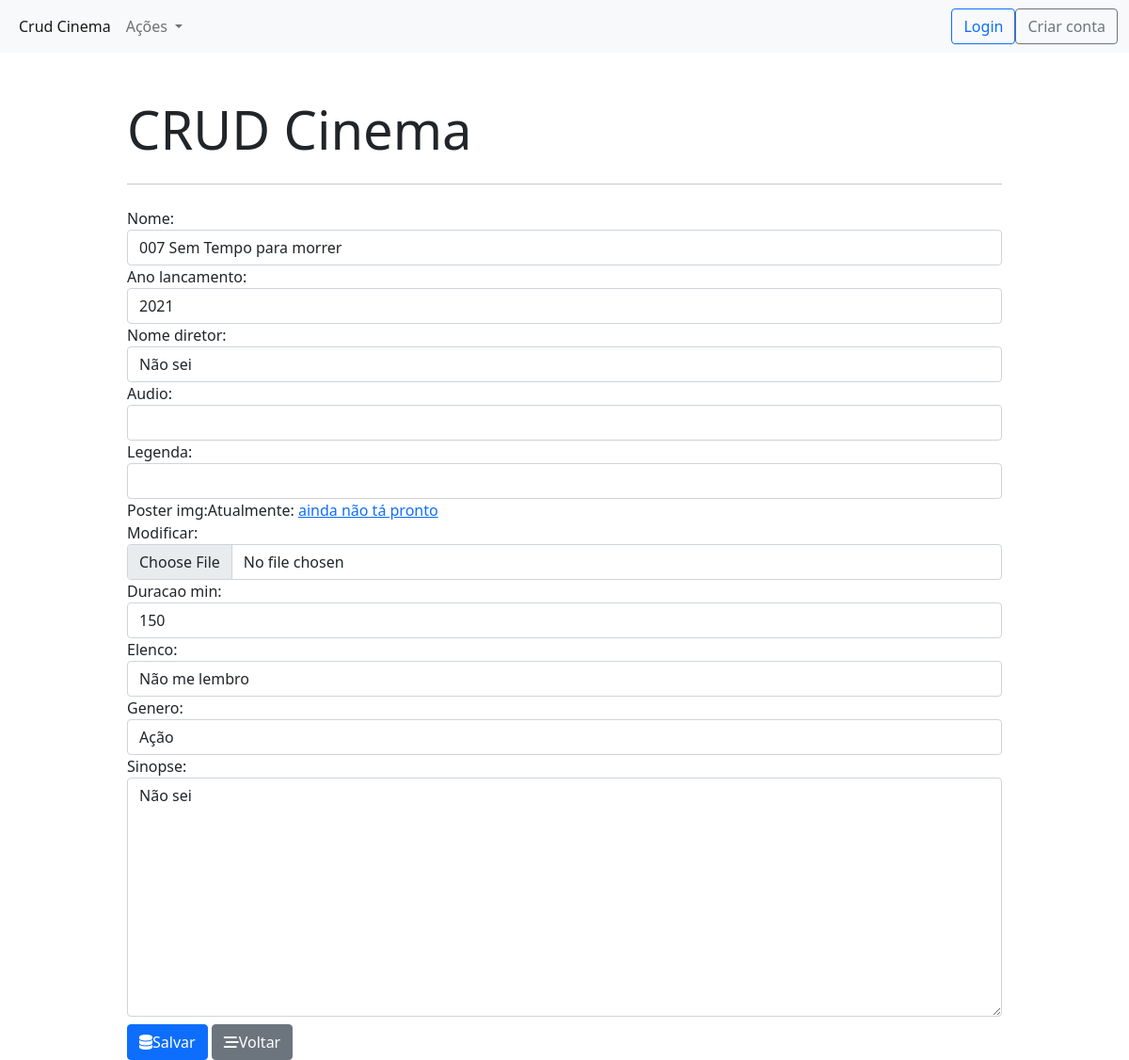
The page /filme/1/ on the database as committed earlier.
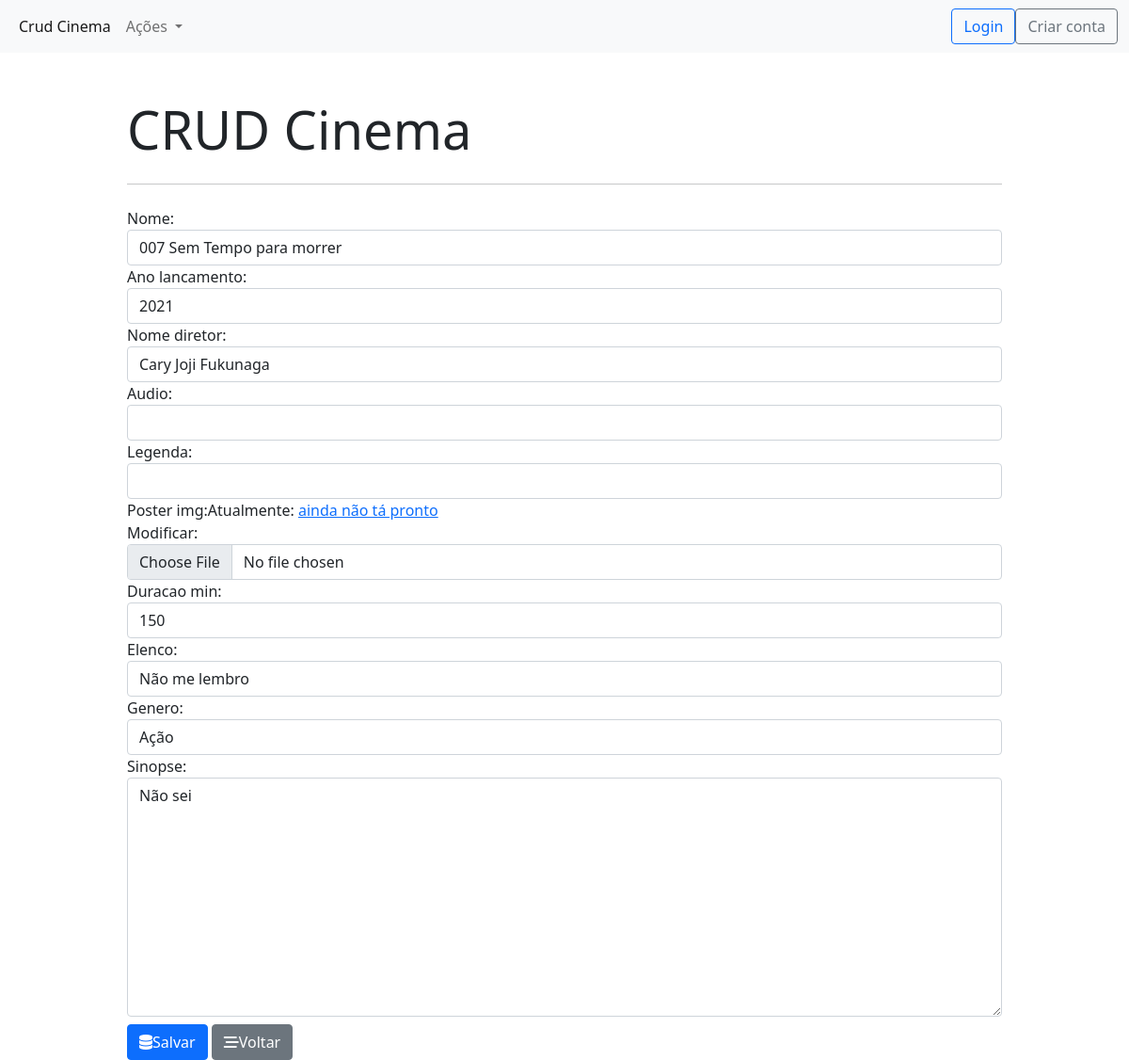
The same page on the database as committed later.
### cinema_app/models.py (models this page shows, shortened)
class Filme(models.Model):
    nome = models.CharField(max_length=200)
    ano_lancamento = models.IntegerField(   )
    nome_diretor = models.CharField(max_length=200)
    audio = models.CharField(max_length=50)
    legenda = models.CharField(max_length=50)
    poster_img = models.ImageField(upload_to='images/')
    duracao_min = models.IntegerField()
    elenco = models.CharField(max_length=100)
    genero = models.CharField(max_length=50)
    sinopse = models.CharField(max_length=200)

### cinema_app/views.py (the view, shortened to what this page needs)
# urls.py: path('filme/<int:filme_id>/', views.filme_form, name='filme_update'), # get and post request for updating
def filme_form(request, filme_id=-1):
    if request.method == 'GET':
        if filme_id == -1: # está mostrando a tela de cadastro
            form = FilmeForm()
        else: # está preenchendo um filme
            filme = Filme.objects.get(pk=filme_id)
            form = FilmeForm(instance=filme)
        return render(request, 'cinema_app/filme_form.html', {'form': form})

### cinema_app/forms.py
class FilmeForm(forms.ModelForm):
    sinopse = forms.CharField(widget=forms.Textarea)
    class Meta:
        model = Filme
        fields = ('nome', 'ano_lancamento', 'nome_diretor','audio', 'legenda', 'poster_img', 'duracao_min', 'elenco', 'genero', 'sinopse')
    def __init__(self, *args, **kwargs):
        super(FilmeForm, self).__init__(*args, **kwargs)
        self.fields['nome'].widget.attrs.update({'class': 'form-control'})
        self.fields['ano_lancamento'].widget.attrs.update({'class': 'form-control'})
        self.fields['nome_diretor'].widget.attrs.update({'class': 'form-control'})
        self.fields['audio'].widget.attrs.update({'class': 'form-control'})
        self.fields['legenda'].widget.attrs.update({'class': 'form-control'})
        self.fields['poster_img'].widget.attrs.update({'class': 'form-control'})
        self.fields['duracao_min'].widget.attrs.update({'class': 'form-control'})
        self.fields['elenco'].widget.attrs.update({'class': 'form-control'})
        self.fields['genero'].widget.attrs.update({'class': 'form-control'})
        self.fields['sinopse'].widget.attrs.update({'class': 'form-control d-block mb-2'})

### cinema_app/templates/cinema_app/filme_form.html (shortened to what this page needs)
{% extends "cinema_app/base.html" %}
{% block content %}
<form action="" method="POST" autocomplete="off" enctype="multipart/form-data">
        {{form}}
        <button type="submit" class="btn btn-primary"><i class="fas fa-database"></i>Salvar</button>
        <a type="button" href="{% url 'filme_list' %}" class="btn btn-secondary btn-block">
            <i class="fas fa-stream"></i>Voltar
        </a>
</form>
{% endblock content %}

Rows that differ between the two databases and show on the page:
changed Filme "007 Sem Tempo para morrer": nome_diretor "Não sei" → "Cary Joji Fukunaga"
